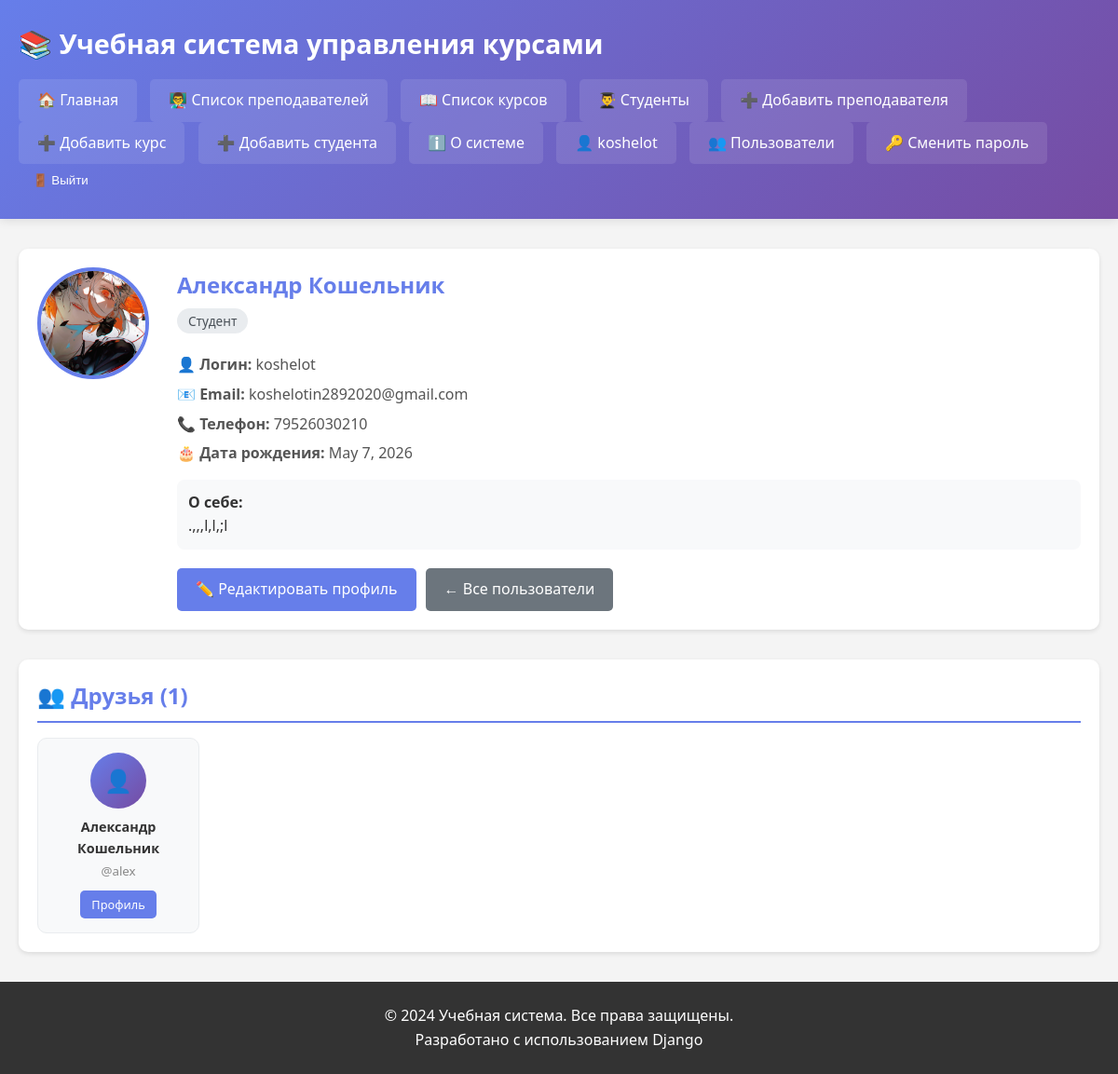
Page /auth/profile/koshelot/ (signed in) on the committed database.
### users/models.py (models this page shows, shortened)
class CustomUser(AbstractUser):
    email = models.EmailField(unique=True, verbose_name="Email")
    phone = models.CharField(max_length=20, blank=True, verbose_name="Телефон")
    birth_date = models.DateField(null=True, blank=True, verbose_name="Дата рождения")
    avatar = models.ImageField(upload_to='avatars/', blank=True, null=True, verbose_name="Аватар")
    bio = models.TextField(blank=True, verbose_name="О себе")
    ROLE_CHOICES = [
        ('student', 'Студент'),
        ('teacher', 'Преподаватель'),
        ('admin', 'Администратор'),
    ]
    role = models.CharField(max_length=20, choices=ROLE_CHOICES, default='student', verbose_name="Роль")
    friends = models.ManyToManyField(
        'self',
        blank=True,
        symmetrical=True,
        verbose_name="Друзья",
    )
    friend_requests = models.ManyToManyField(
        'self',
        blank=True,
        symmetrical=False,
        related_name='pending_requests',
        verbose_name="Заявки в друзья",
    )
    def is_friend(self, user):
        return self.friends.filter(pk=user.pk).exists()
    def has_sent_request(self, user):
        return self.friend_requests.filter(pk=user.pk).exists()

### users/views.py (the view, shortened to what this page needs)
# urls.py: path('profile/<str:username>/', views.profile, name='profile'),
@login_required
def profile(request, username):
    profile_user = get_object_or_404(CustomUser, username=username)
    is_own = request.user == profile_user
    is_friend = request.user.is_friend(profile_user)
    has_sent = request.user.has_sent_request(profile_user)
    has_incoming = profile_user.has_sent_request(request.user)
    logger.debug(
        "Profile viewed: viewer='%s', profile='%s', is_own=%s, is_friend=%s",
        request.user.username,
        username,
        is_own,
        is_friend,
    )
    context = {
        'profile_user': profile_user,
        'is_own': is_own,
        'is_friend': is_friend,
        'has_sent': has_sent,
        'has_incoming': has_incoming,
    }
    return render(request, 'users/profile.html', context)

### users/templates/users/profile.html (shortened to what this page needs)
{% extends 'schedule/base.html' %}
{% block content %}
<section>
    <div class="profile-card">
        <div>
            {% if profile_user.avatar %}
                <img src="{{ profile_user.avatar.url }}" class="profile-avatar" alt="Аватар">
            {% else %}
                <div class="avatar-placeholder">👤</div>
            {% endif %}
        </div>
        <div class="profile-info" style="flex:1">
            <h2>
                {{ profile_user.get_full_name|default:profile_user.username }}
            </h2>
            <span class="profile-role">{{ profile_user.get_role_display }}</span>
            <div class="profile-meta">
                <p>👤 <strong>Логин:</strong> {{ profile_user.username }}</p>
                {% if profile_user.email %}
                    <p>📧 <strong>Email:</strong> {{ profile_user.email }}</p>
                {% endif %}
                {% if profile_user.phone %}
                    <p>📞 <strong>Телефон:</strong> {{ profile_user.phone }}</p>
                {% endif %}
                {% if profile_user.birth_date %}
                    <p>🎂 <strong>Дата рождения:</strong> {{ profile_user.birth_date }}</p>
                {% endif %}
            </div>
            {% if profile_user.bio %}
                <div class="profile-bio">
                    <strong>О себе:</strong><br>{{ profile_user.bio }}
                </div>
            {% endif %}
            <div class="profile-actions">
                {% if is_own %}
                    <a href="{% url 'users:profile_edit' %}" class="btn">✏️ Редактировать профиль</a>
                {% elif is_friend %}
                    <a href="{% url 'users:remove_friend' profile_user.username %}" class="btn btn-danger">➖ Удалить из друзей</a>
                {% elif has_incoming %}
                    <a href="{% url 'users:accept_friend_request' profile_user.username %}" class="btn btn-success">✅ Принять заявку</a>
                    <a href="{% url 'users:reject_friend_request' profile_user.username %}" class="btn btn-danger">❌ Отклонить</a>
                {% elif has_sent %}
                    <span class="btn" style="background:#6c757d; cursor:default;">⏳ Заявка отправлена</span>
                {% else %}
                    <a href="{% url 'users:send_friend_request' profile_user.username %}" class="btn btn-success">➕ Добавить в друзья</a>
                {% endif %}
                <a href="{% url 'users:user_list' %}" class="btn" style="background:#6c757d;">← Все пользователи</a>
            </div>
        </div>
    </div>
</section>
{% if is_own or is_friend %}
<section>
    <h2>👥 Друзья ({{ profile_user.friends.count }})</h2>
    {% with friends=profile_user.friends.all %}
    {% if friends %}
        <div class="friends-grid">
            {% for friend in friends %}
            <div class="friend-card">
                {% if friend.avatar %}
                    <img src="{{ friend.avatar.url }}" class="friend-avatar-sm" alt="">
                {% else %}
                    <div class="friend-avatar-placeholder">👤</div>
                {% endif %}
                <div class="friend-name">{{ friend.get_full_name|default:friend.username }}</div>
                <small style="color:#888">@{{ friend.username }}</small><br>
                {% if is_own %}
                    <a href="{% url 'users:profile' friend.username %}" class="btn" style="padding:5px 12px;font-size:0.8rem;margin-top:8px;display:inline-block;">Профиль</a>
                {% endif %}
            </div>
            {% endfor %}
        </div>
    {% else %}
        <p class="empty-message">Пока нет друзей.</p>
    {% endif %}
    {% endwith %}
</section>
{% endif %}
{% endblock %}

### schedule/templates/schedule/base.html (shortened to what this page needs)
<!DOCTYPE html>
<html lang="ru">
<head>
</head>
<body>
    <header>
        <div class="container">
            <h1>📚 Учебная система управления курсами</h1>
            <nav>
                <a href="{% url 'schedule:index' %}">🏠 Главная</a>
                <a href="{% url 'schedule:teacher_list' %}">👨‍🏫 Список преподавателей</a>
                <a href="{% url 'schedule:course_list' %}">📖 Список курсов</a>
                <a href="{% url 'schedule:student_list' %}">👨‍🎓 Студенты</a>
                <a href="{% url 'schedule:teacher_create_form' %}">➕ Добавить преподавателя</a>
                <a href="{% url 'schedule:course_create_form' %}">➕ Добавить курс</a>
                <a href="{% url 'schedule:student_create_form' %}">➕ Добавить студента</a>
                <a href="{% url 'schedule:info' %}">ℹ️ О системе</a>
                {% if user.is_authenticated %}
                    <a href="{% url 'users:profile' user.username %}">👤 {{ user.username }}</a>
                    <a href="{% url 'users:user_list' %}">👥 Пользователи</a>
                    <a href="{% url 'password_change' %}">🔑 Сменить пароль</a>
                    <form method="post" action="{% url 'logout' %}" style="display: inline;">
                        <button type="submit" style="background: none; border: none; color: white; cursor: pointer; padding: 10px 15px;">
                            🚪 Выйти
                        </button>
                    </form>
                {% else %}
                    <a href="{% url 'login' %}">🔐 Войти</a>
                    <a href="{% url 'users:register' %}">📝 Регистрация</a>
                {% endif %}
            </nav>
        </div>
    </header>
    <main>
        <div class="container">
            {% block content %}
            {% endblock %}
        </div>
    </main>
    <footer>
        <div class="container">
            <p>&copy; 2024 Учебная система. Все права защищены.</p>
            <p>Разработано с использованием Django</p>
        </div>
    </footer>
</body>
</html>

### schedule/templates/schedule/base.html (style rules this page uses)
* { margin: 0; padding: 0; box-sizing: border-box; }
body { font-family: 'Segoe UI', Tahoma, Geneva, Verdana, sans-serif; line-height: 1.6; background-color: #f4f4f4; }
.container { max-width: 1200px; margin: auto; padding: 0 20px; }
header { background: linear-gradient(135deg, #667eea 0%, #764ba2 100%); color: white; padding: 1.5rem 0; margin-bottom: 2rem; box-shadow: 0 2px 10px rgba(0,0,0,0.1); }
header h1 { margin: 0; padding: 0; font-size: 1.8rem; }
nav { margin-top: 15px; }
nav a { color: white; text-decoration: none; padding: 10px 20px; margin-right: 10px; display: inline-block; border-radius: 5px; transition: all 0.3s ease; background-color: rgba(255,255,255,0.1); }
main { min-height: calc(100vh - 300px); }
section { margin-bottom: 2rem; background: white; padding: 20px; border-radius: 10px; box-shadow: 0 2px 5px rgba(0,0,0,0.1); }
section h2 { color: #667eea; margin-bottom: 1rem; padding-bottom: 0.5rem; border-bottom: 2px solid #667eea; }
.btn { display: inline-block; padding: 10px 20px; background: #667eea; color: white; text-decoration: none; border: none; border-radius: 5px; cursor: pointer; font-size: 1rem; transition: all 0.3s ease; }
footer { background: #333; color: white; text-align: center; padding: 1.5rem 0; margin-top: 2rem; }

### users/templates/users/profile.html (style rules this page uses)
.profile-card { display: flex; gap: 30px; align-items: flex-start; }
.profile-avatar { width: 120px; height: 120px; border-radius: 50%; object-fit: cover; border: 4px solid #667eea; flex-shrink: 0; }
.profile-info h2 { border: none; padding: 0; margin-bottom: 5px; }
.profile-role { display: inline-block; background: #e9ecef; padding: 3px 12px; border-radius: 20px; font-size: 0.85rem; color: #495057; margin-bottom: 15px; }
.profile-meta p { margin: 6px 0; color: #555; }
.profile-bio { margin-top: 15px; padding: 12px; background: #f8f9fa; border-radius: 8px; color: #333; }
.profile-actions { margin-top: 20px; display: flex; gap: 10px; flex-wrap: wrap; }
.friends-grid { display: grid; grid-template-columns: repeat(auto-fill, minmax(160px, 1fr)); gap: 15px; margin-top: 15px; }
.friend-card { background: #f8f9fa; border-radius: 10px; padding: 15px; text-align: center; border: 1px solid #e9ecef; transition: transform 0.2s; }
.friend-avatar-placeholder { width: 60px; height: 60px; border-radius: 50%; background: linear-gradient(135deg, #667eea, #764ba2); display: flex; align-items: center; justify-content: center; font-size: 24px; margin: 0 auto 8px; }
.friend-name { font-weight: 600; font-size: 0.9rem; color: #333; }

### rows in the picture
CustomUser: username "koshelot", avatar (picture), get_full_name "Александр Кошельник", role "Студент", email "koshelotin2892020@gmail.com", phone "79526030210", birth_date "May 7, 2026", bio ".,,,l,l,;l", friends.count "1"
CustomUser: get_full_name "Александр Кошельник", username "alex"
